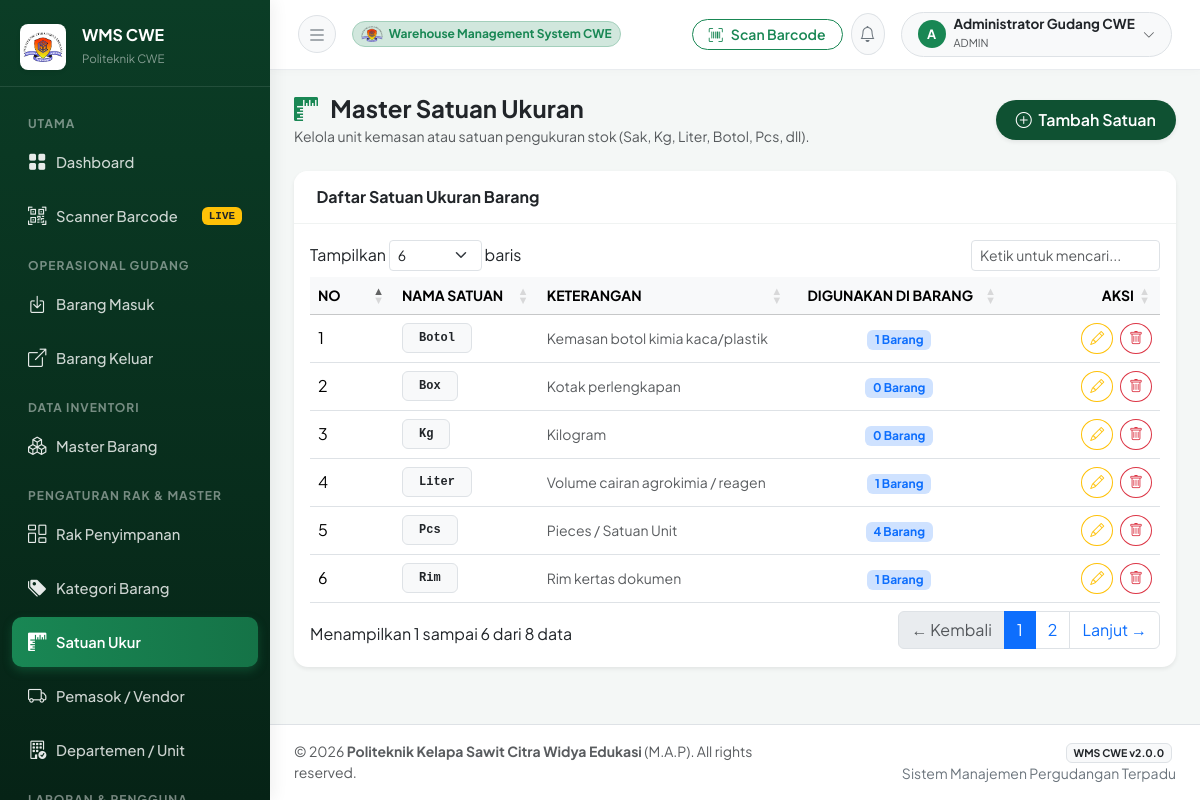
The app's page /modules/satuan/index.php (signed in) with its own data.
### tables this page shows
CREATE TABLE IF NOT EXISTS `satuan` (
  `id` INT AUTO_INCREMENT PRIMARY KEY,
  `nama_satuan` VARCHAR(50) NOT NULL,
  `keterangan` VARCHAR(100) DEFAULT NULL,
  `created_at` DATETIME DEFAULT CURRENT_TIMESTAMP
);

### modules/satuan/index.php (the view, shortened to what this page needs)
<?php
require_once __DIR__ . '/../../config/database.php';
$stmt = $pdo->query("
    SELECT s.*, COUNT(b.id) as total_barang
    FROM satuan s
    LEFT JOIN barang b ON s.id = b.id_satuan
    GROUP BY s.id
    ORDER BY s.nama_satuan ASC
");
$satuan_list = $stmt->fetchAll();
require_once __DIR__ . '/../../layout/header.php';
require_once __DIR__ . '/../../layout/sidebar.php';
?>
<div id="content-wrapper">
    <?php require_once __DIR__ . '/../../layout/navbar.php'; ?>
    <main class="container-fluid px-4 py-4">
        <div class="d-flex flex-column flex-md-row justify-content-between align-items-md-center mb-4">
            <div>
                <h4 class="fw-bold mb-1 text-dark"><i class="bi bi-rulers text-success me-2"></i> Master Satuan Ukuran</h4>
                <p class="text-muted small mb-0">Kelola unit kemasan atau satuan pengukuran stok (Sak, Kg, Liter, Botol, Pcs, dll).</p>
            </div>
            <div class="mt-3 mt-md-0">
                <button type="button" class="btn btn-cwe-primary rounded-pill shadow-sm" data-bs-toggle="modal" data-bs-target="#modalTambahSatuan">
                    <i class="bi bi-plus-circle me-1"></i> Tambah Satuan
                </button>
            </div>
        </div>
        <div class="card shadow-sm">
            <div class="card-header bg-white py-3">
                <h6 class="fw-bold mb-0 text-dark">Daftar Satuan Ukuran Barang</h6>
            </div>
            <div class="card-body">
                <div class="table-responsive">
                    <table class="table table-hover align-middle datatable">
                        <thead class="table-light small text-uppercase">
                            <tr>
                                <th style="width: 50px;">No</th>
                                <th>Nama Satuan</th>
                                <th>Keterangan</th>
                                <th class="text-center">Digunakan di Barang</th>
                                <th class="text-end" style="width: 120px;">Aksi</th>
                            </tr>
                        </thead>
                        <tbody>
                            <?php $no = 1; foreach ($satuan_list as $s): ?>
                                <tr>
                                    <td><?= $no++ ?></td>
                                    <td><span class="badge bg-light text-dark border px-3 py-2 fw-bold font-monospace"><?= htmlspecialchars($s['nama_satuan']) ?></span></td>
                                    <td class="small text-muted"><?= htmlspecialchars($s['keterangan'] ?? '-') ?></td>
                                    <td class="text-center">
                                        <span class="badge bg-primary-subtle text-primary"><?= $s['total_barang'] ?> Barang</span>
                                    </td>
                                    <td class="text-end">
                                        <button type="button" class="btn btn-sm btn-outline-warning rounded-circle me-1 btn-edit-satuan"
                                                data-id="<?= $s['id'] ?>"
                                                data-nama="<?= htmlspecialchars($s['nama_satuan']) ?>"
                                                data-keterangan="<?= htmlspecialchars($s['keterangan'] ?? '') ?>"
                                                title="Ubah Satuan">
                                            <i class="bi bi-pencil"></i>
                                        </button>
                                        <a href="<?= BASE_URL ?>modules/satuan/index.php?action=delete&id=<?= $s['id'] ?>"
                                           class="btn btn-sm btn-outline-danger rounded-circle btn-delete-confirm"
                                           data-name="Satuan <?= htmlspecialchars($s['nama_satuan']) ?>"
                                           title="Hapus Satuan">
                                            <i class="bi bi-trash"></i>
                                        </a>
                                    </td>
                                </tr>
                            <?php endforeach; ?>
                        </tbody>
                    </table>
                </div>
            </div>
        </div>
    </main>
<?php require_once __DIR__ . '/../../layout/footer.php'; ?>

### layout/header.php (style rules this page uses)
:root { --primary-cwe: #0f5132; --primary-cwe-hover: #0a3622; --primary-cwe-light: #d1e7dd; --accent-gold: #d4a373; --sidebar-bg: #0b3d26; --sidebar-text: #e9ecef; --sidebar-active: #198754; --card-radius: 14px; }
html, body { height: 100%; margin: 0; padding: 0; overflow: hidden; max-width: 100vw; }
body { font-family: 'Plus Jakarta Sans', sans-serif; background-color: #f4f7f6; color: #2b2f33; height: 100vh; }
#content-wrapper { flex: 1 1 0%; height: 100vh; display: flex; flex-direction: column; min-width: 0; background-color: #f4f7f6; overflow-y: auto; overflow-x: hidden; position: relative; }
#content-wrapper > main { flex: 1 0 auto; }
.card { border: none; border-radius: var(--card-radius); box-shadow: 0 3px 12px rgba(0, 0, 0, 0.04); transition: transform 0.2s ease, box-shadow 0.2s ease; }
.card-header { background-color: #ffffff; border-bottom: 1px solid #f0f3f2; padding: 1.1rem 1.4rem; font-weight: 600; border-radius: var(--card-radius) var(--card-radius) 0 0 !important; }
.btn-cwe-primary { background-color: #0f5132; color: #ffffff; border: none; font-weight: 600; padding: 0.5rem 1.25rem; border-radius: 8px; transition: all 0.2s; }
.table-responsive { -webkit-overflow-scrolling: touch; }

### records on screen
satuan: nama_satuan "Botol", keterangan "Kemasan botol kimia kaca/plastik", total_barang "1"
satuan: nama_satuan "Box", keterangan "Kotak perlengkapan", total_barang "0"
satuan: nama_satuan "Kg", keterangan "Kilogram", total_barang "0"
satuan: nama_satuan "Liter", keterangan "Volume cairan agrokimia / reagen", total_barang "1"
satuan: nama_satuan "Pcs", keterangan "Pieces / Satuan Unit", total_barang "4"
satuan: nama_satuan "Rim", keterangan "Rim kertas dokumen", total_barang "1"

### other values on screen
substr($_SESSION['user_nama'] ?? 'U', 0, 1) "A"
$_SESSION['user_nama'] "Administrator Gudang CWE"
$_SESSION['user_role'] "ADMIN"
INSTITUTION_NAME "Politeknik Kelapa Sawit Citra Widya Edukasi"
APP_NAME "WMS CWE"
APP_VERSION "2.0.0"
